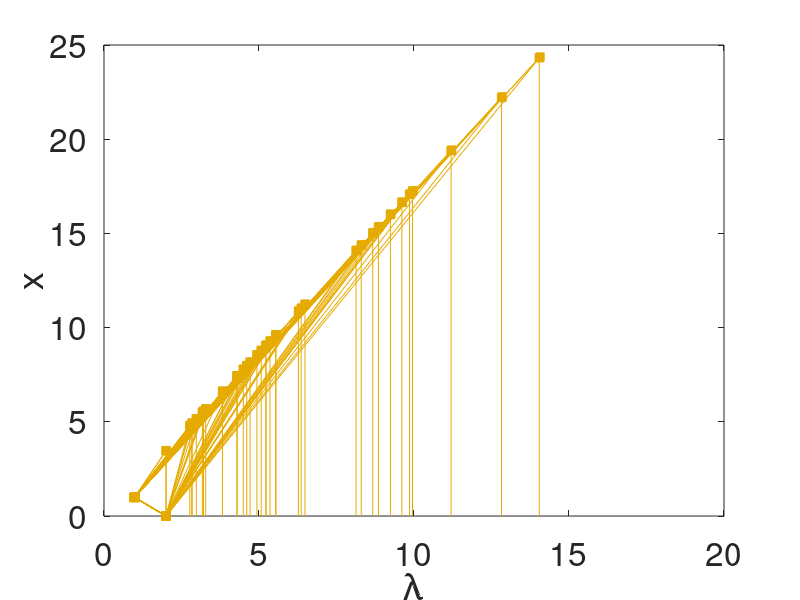
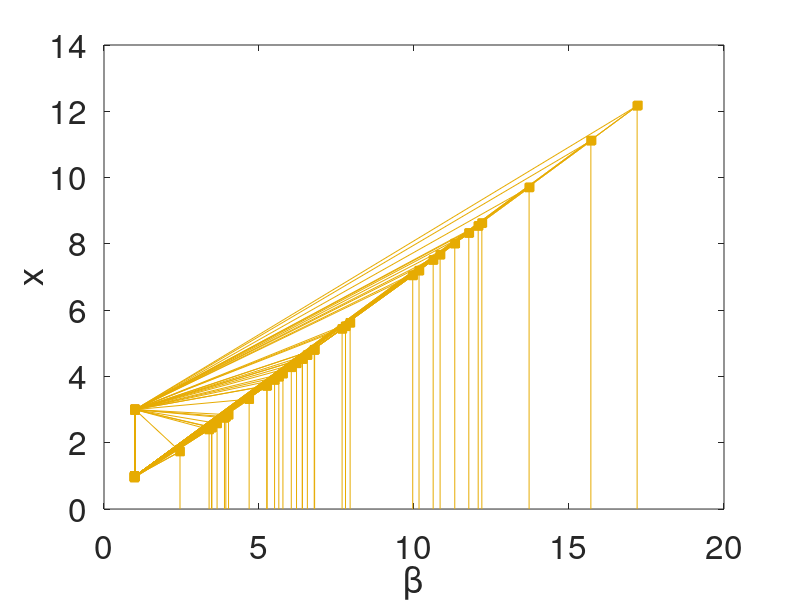

Write the MATLAB code that produced these figures, in order.
function plot_power_IEEE57
%   plot_power_IEEE57 produces the results and plots both the Figure 6 c and g (in supplementary information) in our paper "Universal
%   resilience patterns in complex networks".
%
%  
%   NuRsEv2.0
%   $Id: Figure1_main.m Created at 2018-2-26 21:35:29 $
%   by Jianxi Gao, RPI, Troy, NY
%   Copyright (c) 2012-2018 by Center for Complex Network Research (CCNR)

clear
clc


%% IEEE 57
load bus57
[m,n] = size(bus57);
num = 10;simsize = 6;
color_net3 = [230,171,2]/255;
figure1 = figure('color',[1 1 1]);
axes1 = axes('Parent',figure1,'FontSize',24);%,'XScale','log'
hold(axes1,'all');
for i = 1:m
    for j = 1:n
        e10 =bus57{i,j};e10 = abs(e10');
        plot(e10(:,3),e10(:,1),'-s','Color',color_net3,'Linewidth',0.01,'MarkerSize',simsize,'MarkerFaceColor',color_net3,'MarkerEdgeColor',color_net3);hold on;
        plot([e10(end,3),e10(end,3)],[e10(end,1),0],'-','Color',color_net3)
    end
end
box on
xlabel('\lambda')
ylabel('x')

%% beta space

figure1 = figure('color',[1 1 1]);
axes1 = axes('Parent',figure1,'FontSize',24);%,'XScale','log'
hold(axes1,'all');
for i = 1:m
    for j = 1:n
        e10 =bus57{i,j};e10 = abs(e10');
        plot(e10(:,2),e10(:,4),'-s','Color',color_net3,'Linewidth',0.01,'MarkerSize',simsize,'MarkerFaceColor',color_net3,'MarkerEdgeColor',color_net3);hold on;
        plot([e10(end,2),e10(end,2)],[e10(end,4),0],'-','Color',color_net3)
    end
end
box on
xlabel('\beta')
ylabel('x')

